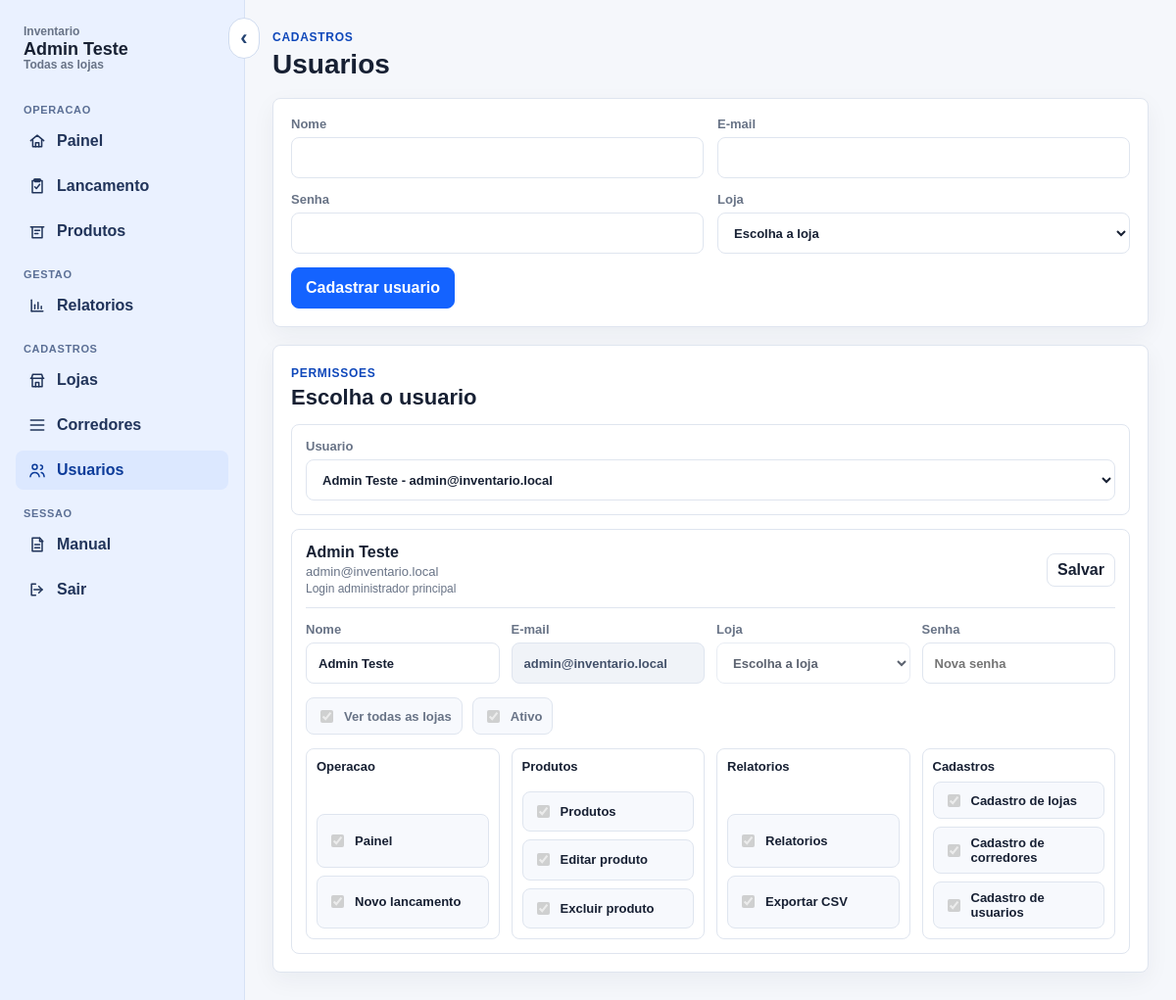
The app's page /admin/usuarios?usuario_id=1 (signed in) with its own data.
### app/models.py (models this page shows, shortened)
class Usuario(UserMixin, db.Model):
    id = db.Column(db.Integer, primary_key=True)
    nome = db.Column(db.String(120), nullable=False)
    email = db.Column(db.String(160), nullable=False, unique=True, index=True)
    senha_hash = db.Column(db.String(255), nullable=False)
    perfil = db.Column(db.String(30), nullable=False, default="operador")
    ativo = db.Column(db.Boolean, nullable=False, default=True)
    loja_id = db.Column(db.Integer, db.ForeignKey("loja.id"))
    ver_todas_lojas = db.Column(db.Boolean, nullable=False, default=False)
    permissoes = db.Column(db.Text, nullable=False, default="[]")
    produtos = db.relationship("ProdutoInventario", back_populates="usuario")
    loja = db.relationship("Loja", back_populates="usuarios")
    @property
    def is_admin(self):
        return self.perfil == "admin"
    @property
    def pode_ver_todas_lojas(self):
        return self.is_admin or self.ver_todas_lojas
    @property
    def permissoes_set(self):
        if self.is_admin:
            return set(PERMISSOES_USUARIO)
        try:
            valores = json.loads(self.permissoes or "[]")
        except json.JSONDecodeError:
            valores = []
        return {valor for valor in valores if valor in PERMISSOES_USUARIO}
    @property
    def is_active(self):
        return self.ativo
    def can_access(self, area):
        if self.is_admin:
            return True
        return area in self.permissoes_set

### app/admin/routes.py (the view, shortened to what this page needs)
@bp.route("/usuarios", methods=["GET", "POST"])
@login_required
def usuarios():
    require_permission("usuarios")
    usuarios_lista = Usuario.query.order_by(Usuario.nome).all()
    selected_usuario_id = request.args.get("usuario_id", type=int)
    selected_usuario = None
    if selected_usuario_id:
        selected_usuario = db.session.get(Usuario, selected_usuario_id)
    return render_template(
        "admin/usuarios.html",
        usuarios=usuarios_lista,
        selected_usuario=selected_usuario,
        permissoes=PERMISSOES_USUARIO,
        modulos_permissao=MODULOS_PERMISSAO,
        permissoes_padrao=PERMISSOES_OPERADOR_PADRAO,
        lojas=Loja.query.filter_by(ativa=True).order_by(Loja.nome).all(),
    )

### app/admin/routes.py (called while the page is built)
def require_permission(area):
    if not current_user.can_access(area):
        abort(403)

### app/models.py (called while the page is built)
@login_manager.user_loader
def load_user(user_id):
    return db.session.get(Usuario, int(user_id))

### app/templates/admin/usuarios.html (shortened to what this page needs)
{% extends "base.html" %}
{% block content %}
<div class="page-header"><div><span class="eyebrow">Cadastros</span><h1>Usuarios</h1></div></div>
<form method="post" class="form-card" data-restore-scroll>
    <div class="form-grid">
        <label>Nome <input name="nome" required></label>
        <label>E-mail <input type="email" name="email" required></label>
        <label>Senha <input type="password" name="senha" required></label>
        <label>Loja
            <select name="loja_id">
                <option value="">Escolha a loja</option>
            </select>
        </label>
    </div>
    <div class="form-actions"><button type="submit">Cadastrar usuario</button></div>
</form>
<section class="user-list" id="permissoes">
    <div class="section-title">
        <div>
            <span class="eyebrow">Permissoes</span>
            <h2>Escolha o usuario</h2>
        </div>
    </div>
    <form method="get" action="{{ url_for('admin.usuarios') }}#permissoes" class="user-picker" data-restore-scroll>
        <label>Usuario
            <select name="usuario_id" onchange="this.form.submit()">
                {% for usuario in usuarios %}
                <option value="{{ usuario.id }}" {% if selected_usuario and selected_usuario.id == usuario.id %}selected{% endif %}>{{ usuario.nome }} - {{ usuario.email }}</option>
                {% endfor %}
            </select>
        </label>
    </form>
    {% if selected_usuario %}
    {% set usuario = selected_usuario %}
    {% set admin_principal = usuario.email == "admin@inventario.local" %}
    <form method="post" action="{{ url_for('admin.editar_usuario', usuario_id=usuario.id) }}" class="user-card" data-restore-scroll>
        <div class="user-card-header">
            <div>
                <strong>{{ usuario.nome }}</strong>
                <span>{{ usuario.email }}</span>
                {% if admin_principal %}<small class="field-note">Login administrador principal</small>{% endif %}
            </div>
            <button class="small secondary" type="submit">Salvar</button>
        </div>
        <div class="user-card-grid">
            <label>Nome <input name="nome" value="{{ usuario.nome }}" required></label>
            <label>E-mail <input type="email" name="email" value="{{ usuario.email }}" {% if admin_principal %}readonly{% endif %} required></label>
            <label>Loja
                <select name="loja_id" {% if admin_principal %}disabled{% endif %}>
                    <option value="">Escolha a loja</option>
                </select>
            </label>
            <label>Senha <input type="password" name="senha" placeholder="Nova senha"></label>
        </div>
        <div class="user-card-switches">
            <label class="check"><input type="checkbox" name="ver_todas_lojas" {% if usuario.pode_ver_todas_lojas %}checked{% endif %} {% if admin_principal %}disabled{% endif %}> Ver todas as lojas</label>
            <label class="check"><input type="checkbox" name="ativo" {% if usuario.ativo %}checked{% endif %} {% if admin_principal %}disabled{% endif %}> Ativo</label>
        </div>
        <div class="permissions-modules compact">
            {% for modulo, itens in modulos_permissao.items() %}
            <div class="permission-module">
                <strong>{{ modulo }}</strong>
                <div class="permissions-grid compact">
                    {% for valor in itens %}
                    <label class="check">
                        <input type="checkbox" name="permissoes" value="{{ valor }}" {% if valor in usuario.permissoes_set %}checked{% endif %} {% if admin_principal %}disabled{% endif %}> {{ permissoes[valor] }}
                    </label>
                    {% endfor %}
                </div>
            </div>
            {% endfor %}
        </div>
    </form>
    {% else %}
    <p class="empty-state">{% if usuarios %}Escolha um usuario para editar as permissoes.{% else %}Nenhum usuario cadastrado.{% endif %}</p>
    {% endif %}
</section>
{% endblock %}

### app/templates/base.html (shortened to what this page needs)
{% macro nav_icon(name) -%}
<svg class="nav-icon" viewBox="0 0 24 24" aria-hidden="true">
    {% if name == "painel" %}<path d="M4 11.5 12 5l8 6.5"></path><path d="M6.5 10.5V19h11v-8.5"></path><path d="M10 19v-5h4v5"></path>
    {% elif name == "lancamento" %}<path d="M8 4h8"></path><path d="M9 3.5h6v3H9z"></path><path d="M6 5.5h12V20H6z"></path><path d="m9 13 2 2 4-5"></path>
    {% elif name == "produtos" %}<path d="M4 7h16"></path><path d="M6 7v13h12V7"></path><path d="M9 11h6"></path><path d="M9 15h4"></path>
    {% elif name == "relatorios" %}<path d="M5 19V5"></path><path d="M5 19h14"></path><path d="M9 16v-5"></path><path d="M13 16V8"></path><path d="M17 16v-3"></path>
    {% elif name == "lojas" %}<path d="M4 10h16"></path><path d="m5 10 1.5-5h11L19 10"></path><path d="M6 10v10h12V10"></path><path d="M10 20v-5h4v5"></path>
    {% elif name == "corredores" %}<path d="M4 6h16"></path><path d="M4 12h16"></path><path d="M4 18h16"></path>
    {% elif name == "usuarios" %}<path d="M9 11a3 3 0 1 0 0-6 3 3 0 0 0 0 6Z"></path><path d="M3.5 20c.6-3.4 2.4-5 5.5-5s4.9 1.6 5.5 5"></path><path d="M16 11a2.5 2.5 0 0 0 0-5"></path><path d="M17 15c2 .3 3.2 1.9 3.5 5"></path>
    {% elif name == "manual" %}<path d="M6 4h9l3 3v13H6z"></path><path d="M15 4v4h4"></path><path d="M9 12h6"></path><path d="M9 16h6"></path>
    {% elif name == "sair" %}<path d="M10 5H5v14h5"></path><path d="M14 8l4 4-4 4"></path><path d="M8 12h10"></path>{% endif %}
</svg>
{%- endmacro %}
<!doctype html>
<html lang="pt-BR">
<head>
    <link rel="stylesheet" href="{{ url_for('static', filename='css/style.css') }}">
</head>
<body>
    {% if current_user.is_authenticated %}
    <div class="app-shell" data-app-shell>
        <aside class="sidebar" data-menu>
            <button class="sidebar-collapse" type="button" data-sidebar-collapse aria-label="Recolher menu">&#8249;</button>
            <a class="brand sidebar-brand" href="{{ url_for('main.dashboard') }}">
                <span class="brand-greeting">Inventario</span>
                <span>{{ current_user.nome }}</span>
                {% if current_user.loja and not current_user.pode_ver_todas_lojas %}
                <span class="brand-greeting">{{ current_user.loja.codigo }} - {{ current_user.loja.nome }}</span>
                {% elif current_user.pode_ver_todas_lojas %}
                <span class="brand-greeting">Todas as lojas</span>
                {% endif %}
            </a>
            <nav class="nav">
                <div class="nav-group">
                    <span>Operacao</span>
                    {% if current_user.can_access("painel") %}
                    <a class="{% if request.endpoint == 'main.dashboard' %}active{% endif %}" href="{{ url_for('main.dashboard') }}" title="Painel">{{ nav_icon("painel") }}<span class="nav-text">Painel</span></a>
                    {% endif %}
                    {% if current_user.can_access("lancamento") %}
                    <a class="{% if request.endpoint == 'main.lancamento' %}active{% endif %}" href="{{ url_for('main.lancamento') }}" title="Lancamento">{{ nav_icon("lancamento") }}<span class="nav-text">Lancamento</span></a>
                    {% endif %}
                    {% if current_user.can_access("produtos") %}
                    <a class="{% if request.endpoint == 'main.produtos' %}active{% endif %}" href="{{ url_for('main.produtos') }}" title="Produtos">{{ nav_icon("produtos") }}<span class="nav-text">Produtos</span></a>
                    {% endif %}
                </div>
                {% if current_user.can_access("relatorios") %}
                <div class="nav-group">
                    <span>Gestao</span>
                    <a class="{% if request.endpoint == 'main.relatorios' %}active{% endif %}" href="{{ url_for('main.relatorios') }}" title="Relatorios">{{ nav_icon("relatorios") }}<span class="nav-text">Relatorios</span></a>
                </div>
                {% endif %}
                {% if current_user.can_access("lojas") or current_user.can_access("corredores") or current_user.can_access("usuarios") %}
                <div class="nav-group">
                    <span>Cadastros</span>
                    {% if current_user.can_access("lojas") %}
                    <a class="{% if request.endpoint == 'admin.lojas' %}active{% endif %}" href="{{ url_for('admin.lojas') }}" title="Lojas">{{ nav_icon("lojas") }}<span class="nav-text">Lojas</span></a>
                    {% endif %}
                    {% if current_user.can_access("corredores") %}
                    <a class="{% if request.endpoint == 'admin.corredores' %}active{% endif %}" href="{{ url_for('admin.corredores') }}" title="Corredores">{{ nav_icon("corredores") }}<span class="nav-text">Corredores</span></a>
                    {% endif %}
                    {% if current_user.can_access("usuarios") %}
                    <a class="{% if request.endpoint == 'admin.usuarios' %}active{% endif %}" href="{{ url_for('admin.usuarios') }}" title="Usuarios">{{ nav_icon("usuarios") }}<span class="nav-text">Usuarios</span></a>
                    {% endif %}
                </div>
                {% endif %}
                <div class="nav-group">
                    <span>Sessao</span>
                    <a class="{% if request.endpoint == 'main.manual' %}active{% endif %}" href="{{ url_for('main.manual') }}" title="Manual">{{ nav_icon("manual") }}<span class="nav-text">Manual</span></a>
                    <a href="{{ url_for('auth.logout') }}" title="Sair">{{ nav_icon("sair") }}<span class="nav-text">Sair</span></a>
                </div>
            </nav>
        </aside>
        <main class="container">
    {% else %}
        <main class="container">
    {% endif %}
        {% block content %}{% endblock %}
        </main>
    {% if current_user.is_authenticated %}</div>{% endif %}
</body>
</html>

### records on screen
Usuario: nome "Admin Teste", email "admin@inventario.local", perfil "☑", ativo "☑", perfil "☑" "☑" "☑" "☑" "☑" "☑" "☑" "☑" "☑" "☑"

### other values on screen
{{ modulo }} "Operacao" "Produtos" "Relatorios" "Cadastros"
{{ permissoes[valor] }} "Painel" "Novo lancamento" "Produtos" "Editar produto" "Excluir produto" "Relatorios" "Exportar CSV" "Cadastro de lojas" "Cadastro de corredores" "Cadastro de usuarios"
form field usuario_id "Admin Teste - admin@inventario.local"
